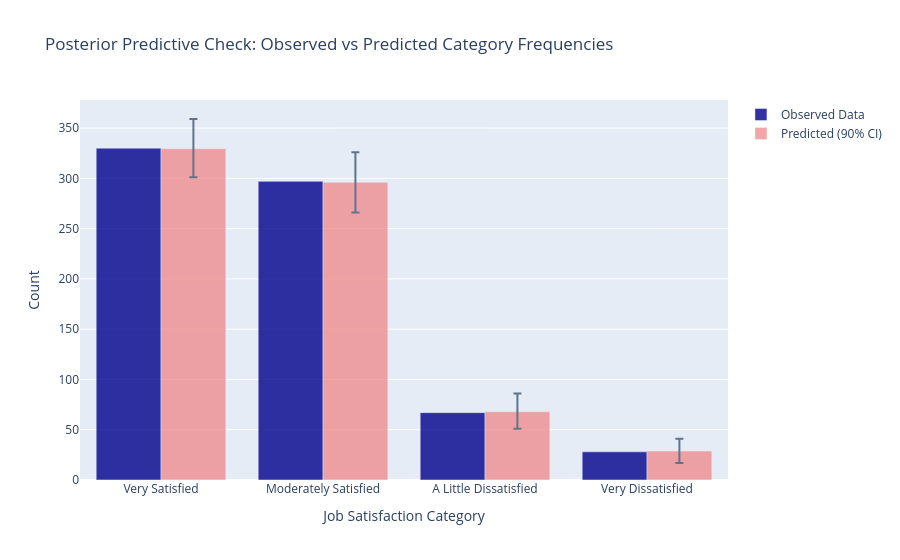

This figure's notebook cell:
### Markdown cell above
## Posterior Predictive Checks

We'll now check how well our model reproduces the observed data patterns.

### Code cell
# Posterior predictive check
observed_counts = pd.Series(y_observed).value_counts().sort_index()

# Get posterior predictive samples
pp_samples = trace.posterior_predictive['y_obs'].values
n_samples = pp_samples.shape[0] * pp_samples.shape[1]  # chains * draws

# Calculate predicted frequencies for each posterior sample
predicted_counts = []
for chain in range(pp_samples.shape[0]):
    for draw in range(pp_samples.shape[1]):
        sample_counts = pd.Series(pp_samples[chain, draw, :]).value_counts()
        # Ensure all categories are represented
        full_counts = pd.Series(0, index=[0, 1, 2, 3])
        full_counts.update(sample_counts)
        predicted_counts.append(full_counts.values)

predicted_counts = np.array(predicted_counts)

# Plot comparison
fig = go.Figure()

# Add observed data
categories = ['Very Satisfied', 'Moderately Satisfied', 'A Little Dissatisfied', 'Very Dissatisfied']
fig.add_trace(
    go.Bar(x=categories, 
           y=observed_counts.values,
           name='Observed Data',
           marker_color='darkblue',
           opacity=0.8)
)

# Add posterior predictive distribution
pred_mean = predicted_counts.mean(axis=0)
pred_std = predicted_counts.std(axis=0)
pred_q05 = np.percentile(predicted_counts, 5, axis=0)
pred_q95 = np.percentile(predicted_counts, 95, axis=0)

fig.add_trace(
    go.Bar(x=categories, 
           y=pred_mean,
           error_y=dict(
               type='data',
               array=pred_q95-pred_mean,
               arrayminus=pred_mean-pred_q05,
               visible=True
           ),
           name='Predicted (90% CI)',
           marker_color='lightcoral',
           opacity=0.7)
)

fig.update_layout(
    title='Posterior Predictive Check: Observed vs Predicted Category Frequencies',
    xaxis_title='Job Satisfaction Category',
    yaxis_title='Count',
    barmode='group'
)

fig.show()

print('Posterior Predictive Check Summary:')
print('Observed vs Predicted (mean ± std):')
for i, cat in enumerate(categories):
    obs = observed_counts.iloc[i]
    pred_m = pred_mean[i]
    pred_s = pred_std[i]
    print(f'  {cat}: {obs} vs {pred_m:.1f} ± {pred_s:.1f}')

# Check if observed values fall within reasonable prediction intervals
within_ci = [(pred_q05[i] <= observed_counts.iloc[i] <= pred_q95[i]) for i in range(4)]
print(f'\nObserved counts within 90% prediction intervals: {sum(within_ci)}/4')
if sum(within_ci) >= 3:
    print('✅ Model appears to fit the data well!')
else:
    print('⚠️  Model fit could be improved - some categories are poorly predicted.')

### Figure 1 — Plotly figure (JSON) as saved in the notebook; plotly's stock layout.template omitted (floating-point values rounded to 4 significant figures)
{"data": [{"marker": {"color": "darkblue"}, "name": "Observed Data", "opacity": 0.8, "type": "bar", "x": ["Very Satisfied", "Moderately Satisfied", "A Little Dissatisfied", "Very Dissatisfied"], "y": [330, 297, 67, 28]}, {"error_y": {"array": [29.6, 29.98, 18.18, 12.25], "arrayminus": [28.4, 30.02, 16.82, 11.75], "type": "data", "visible": true}, "marker": {"color": "lightcoral"}, "name": "Predicted (90% CI)", "opacity": 0.7, "type": "bar", "x": ["Very Satisfied", "Moderately Satisfied", "A Little Dissatisfied", "Very Dissatisfied"], "y": [329.4, 296.0, 67.82, 28.75]}], "layout": {"barmode": "group", "title": {"text": "Posterior Predictive Check: Observed vs Predicted Category Frequencies"}, "xaxis": {"title": {"text": "Job Satisfaction Category"}}, "yaxis": {"title": {"text": "Count"}}}}
